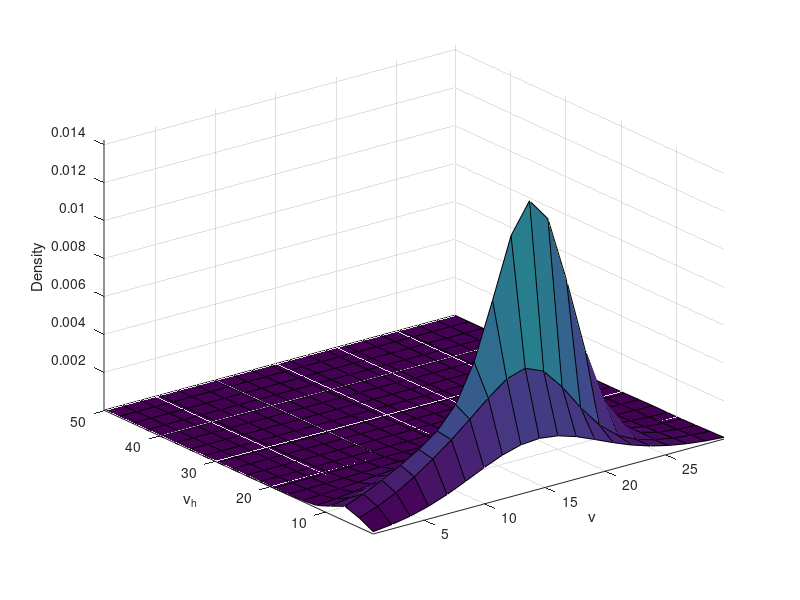
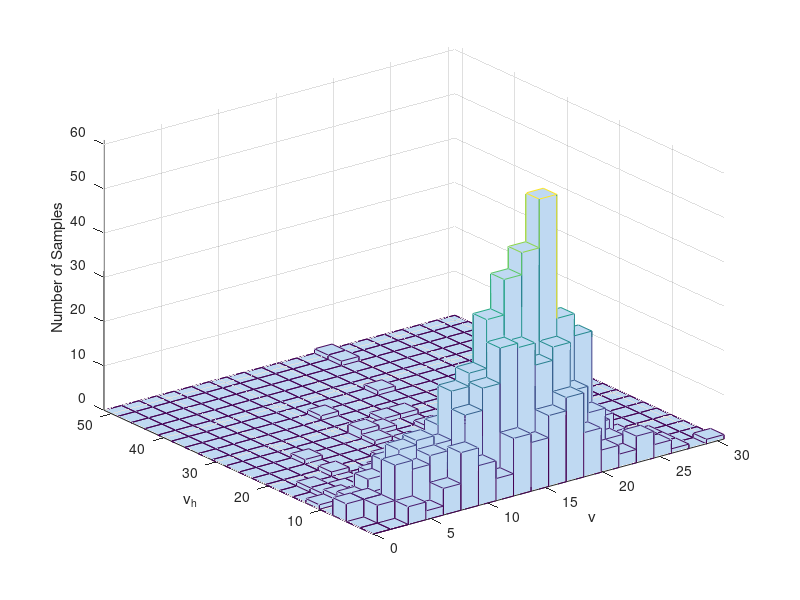

These figures' MATLAB source, in order:
%% Left Turn 
raw_data=load('leftTurnEvents.mat');
fitting_data=load('test_fitting_result_leftTurn_K=8.mat','eta_ite','mu_ite','sigma_ite');
astar=[0 0 0];
bstar=[30 60 150];

rng(123)
% astar=(astar-fitting_data.center)./fitting_data.var_Std;
% bstar=(bstar-fitting_data.center)./fitting_data.var_Std;
mixture_data=raw_data.mixture_data;
eta_hat=fitting_data.eta_ite(:,:,end);
mu_hat=fitting_data.mu_ite(:,:,end);
sigma_hat=fitting_data.sigma_ite(:,:,:,end);

figure(152)
hist3(mixture_data(:,1:2),[20,20])
[a b]=hist3(mixture_data(:,1:2),[20,20]);
surf(b{1},b{2},a)
hist3(mixture_data(:,1:2),[20,20])
zlabel('Number of Samples')
xlabel('v')
ylabel('v_h')
 axis tight

[density_plot_x,density_plot_y]=meshgrid(b{1},b{2});
density_value=density_plot_x*0;
for i=1:8
    for j=1:20
        for k=1:20
            density_value(j,k)=density_value(j,k)+eta_hat(i)*mvnpdf([density_plot_x(j,k),density_plot_y(j,k)],mu_hat(i,1:2),sigma_hat(1:2,1:2,i));
            
        end
    end
    
end
figure(4)
surf(b{1},b{2},density_value)
zlabel('Density')
xlabel('v')
ylabel('v_h')
 axis tight
